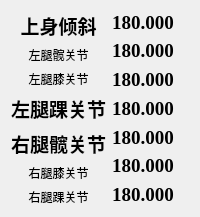
      <widget class="QWidget" name="tab_3">
       <attribute name="title">
        <string>关节角度</string>
       </attribute>
       <layout class="QGridLayout" name="gridLayout_4">
        <item row="0" column="1">
         <layout class="QVBoxLayout" name="verticalLayout_10">
          <item>
           <widget class="QLabel" name="label_angle_upperbody_data">
            <property name="font">
             <font>
              <family>Times New Roman</family>
              <pointsize>14</pointsize>
              <weight>75</weight>
              <bold>true</bold>
             </font>
            </property>
            <property name="text">
             <string>180.000</string>
            </property>
            <property name="alignment">
             <set>Qt::AlignCenter</set>
            </property>
           </widget>
          </item>
          <item>
           <widget class="QLabel" name="label_angle_left_hip_data">
            <property name="font">
             <font>
              <family>Times New Roman</family>
              <pointsize>14</pointsize>
              <weight>75</weight>
              <bold>true</bold>
             </font>
            </property>
            <property name="text">
             <string>180.000</string>
            </property>
            <property name="alignment">
             <set>Qt::AlignCenter</set>
            </property>
           </widget>
          </item>
          <item>
           <widget class="QLabel" name="label_angle_left_knee_data">
            <property name="font">
             <font>
              <family>Times New Roman</family>
              <pointsize>14</pointsize>
              <weight>75</weight>
              <bold>true</bold>
             </font>
            </property>
            <property name="text">
             <string>180.000</string>
            </property>
            <property name="alignment">
             <set>Qt::AlignCenter</set>
            </property>
           </widget>
          </item>
          <item>
           <widget class="QLabel" name="label_angle_left_ankle_data">
            <property name="font">
             <font>
              <family>Times New Roman</family>
              <pointsize>14</pointsize>
              <weight>75</weight>
              <bold>true</bold>
             </font>
            </property>
            <property name="text">
             <string>180.000</string>
            </property>
            <property name="alignment">
             <set>Qt::AlignCenter</set>
            </property>
           </widget>
          </item>
          <item>
           <widget class="QLabel" name="label_angle_right_hip_data">
            <property name="font">
             <font>
              <family>Times New Roman</family>
              <pointsize>14</pointsize>
              <weight>75</weight>
              <bold>true</bold>
             </font>
            </property>
            <property name="text">
             <string>180.000</string>
            </property>
            <property name="alignment">
             <set>Qt::AlignCenter</set>
            </property>
           </widget>
          </item>
          <item>
           <widget class="QLabel" name="label_angle_right_knee_data">
            <property name="font">
             <font>
              <family>Times New Roman</family>
              <pointsize>14</pointsize>
              <weight>75</weight>
              <bold>true</bold>
             </font>
            </property>
            <property name="text">
             <string>180.000</string>
            </property>
            <property name="alignment">
             <set>Qt::AlignCenter</set>
            </property>
           </widget>
          </item>
          <item>
           <widget class="QLabel" name="label_angle_right_ankle_data">
            <property name="font">
             <font>
              <family>Times New Roman</family>
              <pointsize>14</pointsize>
              <weight>75</weight>
              <bold>true</bold>
             </font>
            </property>
            <property name="text">
             <string>180.000</string>
            </property>
            <property name="alignment">
             <set>Qt::AlignCenter</set>
            </property>
           </widget>
          </item>
         </layout>
        </item>
        <item row="0" column="2">
         <widget class="QLabel" name="label">
          <property name="text">
           <string/>
          </property>
          <property name="pixmap">
           <pixmap>images/angle_introduction.png</pixmap>
          </property>
          <property name="scaledContents">
           <bool>true</bool>
          </property>
         </widget>
        </item>
        <item row="0" column="0">
         <layout class="QVBoxLayout" name="angle_name">
          <item>
           <widget class="QLabel" name="label_angle_upperbody">
            <property name="sizePolicy">
             <sizepolicy hsizetype="Preferred" vsizetype="Preferred">
              <horstretch>0</horstretch>
              <verstretch>0</verstretch>
             </sizepolicy>
            </property>
            <property name="font">
             <font>
              <family>宋体</family>
              <pointsize>14</pointsize>
              <weight>75</weight>
              <bold>true</bold>
             </font>
            </property>
            <property name="text">
             <string>上身倾斜</string>
            </property>
            <property name="alignment">
             <set>Qt::AlignCenter</set>
            </property>
           </widget>
          </item>
          <item>
           <widget class="QLabel" name="label_angle_left_hip">
            <property name="sizePolicy">
             <sizepolicy hsizetype="Preferred" vsizetype="Preferred">
              <horstretch>0</horstretch>
              <verstretch>0</verstretch>
             </sizepolicy>
            </property>
            <property name="text">
             <string>左腿髋关节</string>
            </property>
            <property name="alignment">
             <set>Qt::AlignCenter</set>
            </property>
           </widget>
          </item>
          <item>
           <widget class="QLabel" name="label_angle_left_knee">
            <property name="sizePolicy">
             <sizepolicy hsizetype="Preferred" vsizetype="Preferred">
              <horstretch>0</horstretch>
              <verstretch>0</verstretch>
             </sizepolicy>
            </property>
            <property name="text">
             <string>左腿膝关节</string>
            </property>
            <property name="alignment">
             <set>Qt::AlignCenter</set>
            </property>
           </widget>
          </item>
          <item>
           <widget class="QLabel" name="label_angle_left_ankle">
            <property name="sizePolicy">
             <sizepolicy hsizetype="Preferred" vsizetype="Preferred">
              <horstretch>0</horstretch>
              <verstretch>0</verstretch>
             </sizepolicy>
            </property>
            <property name="font">
             <font>
              <family>宋体</family>
              <pointsize>14</pointsize>
              <weight>75</weight>
              <bold>true</bold>
             </font>
            </property>
            <property name="text">
             <string>左腿踝关节</string>
            </property>
            <property name="alignment">
             <set>Qt::AlignCenter</set>
            </property>
           </widget>
          </item>
          <item>
           <widget class="QLabel" name="label_angle_right_hip">
            <property name="sizePolicy">
             <sizepolicy hsizetype="Preferred" vsizetype="Preferred">
              <horstretch>0</horstretch>
              <verstretch>0</verstretch>
             </sizepolicy>
            </property>
            <property name="font">
             <font>
              <family>宋体</family>
              <pointsize>14</pointsize>
              <weight>75</weight>
              <bold>true</bold>
             </font>
            </property>
            <property name="text">
             <string>右腿髋关节</string>
            </property>
            <property name="alignment">
             <set>Qt::AlignCenter</set>
            </property>
           </widget>
          </item>
          <item>
           <widget class="QLabel" name="label_angle_right_knee">
            <property name="sizePolicy">
             <sizepolicy hsizetype="Preferred" vsizetype="Preferred">
              <horstretch>0</horstretch>
              <verstretch>0</verstretch>
             </sizepolicy>
            </property>
            <property name="text">
             <string>右腿膝关节</string>
            </property>
            <property name="alignment">
             <set>Qt::AlignCenter</set>
            </property>
           </widget>
          </item>
          <item>
           <widget class="QLabel" name="label_angle_right_ankle">
            <property name="sizePolicy">
             <sizepolicy hsizetype="Preferred" vsizetype="Preferred">
              <horstretch>0</horstretch>
              <verstretch>0</verstretch>
             </sizepolicy>
            </property>
            <property name="text">
             <string>右腿踝关节</string>
            </property>
            <property name="alignment">
             <set>Qt::AlignCenter</set>
            </property>
           </widget>
          </item>
         </layout>
        </item>
       </layout>
      </widget>
